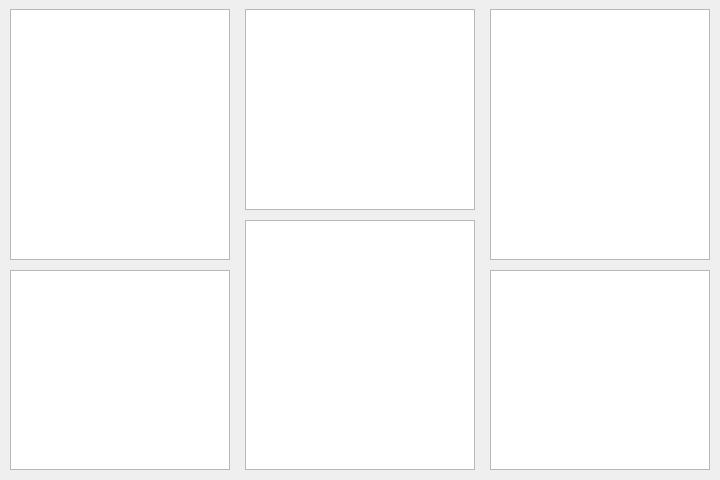
<?xml version="1.0" encoding="UTF-8"?>
<ui version="4.0">
 <class>Testimonials</class>
 <widget class="QDialog" name="Testimonials">
  <property name="geometry">
   <rect>
    <x>0</x>
    <y>0</y>
    <width>720</width>
    <height>480</height>
   </rect>
  </property>
  <property name="windowTitle">
   <string>Dialog</string>
  </property>
  <widget class="QTextBrowser" name="textBrowser">
   <property name="geometry">
    <rect>
     <x>10</x>
     <y>9</y>
     <width>220</width>
     <height>251</height>
    </rect>
   </property>
  </widget>
  <widget class="QTextBrowser" name="textBrowser_2">
   <property name="geometry">
    <rect>
     <x>490</x>
     <y>270</y>
     <width>220</width>
     <height>200</height>
    </rect>
   </property>
  </widget>
  <widget class="QTextBrowser" name="textBrowser_3">
   <property name="geometry">
    <rect>
     <x>10</x>
     <y>270</y>
     <width>220</width>
     <height>200</height>
    </rect>
   </property>
  </widget>
  <widget class="QTextBrowser" name="textBrowser_4">
   <property name="geometry">
    <rect>
     <x>490</x>
     <y>9</y>
     <width>220</width>
     <height>251</height>
    </rect>
   </property>
  </widget>
  <widget class="QTextBrowser" name="textBrowser_5">
   <property name="geometry">
    <rect>
     <x>245</x>
     <y>220</y>
     <width>230</width>
     <height>250</height>
    </rect>
   </property>
  </widget>
  <widget class="QTextBrowser" name="textBrowser_6">
   <property name="geometry">
    <rect>
     <x>245</x>
     <y>9</y>
     <width>230</width>
     <height>201</height>
    </rect>
   </property>
  </widget>
 </widget>
 <resources/>
 <connections/>
</ui>
